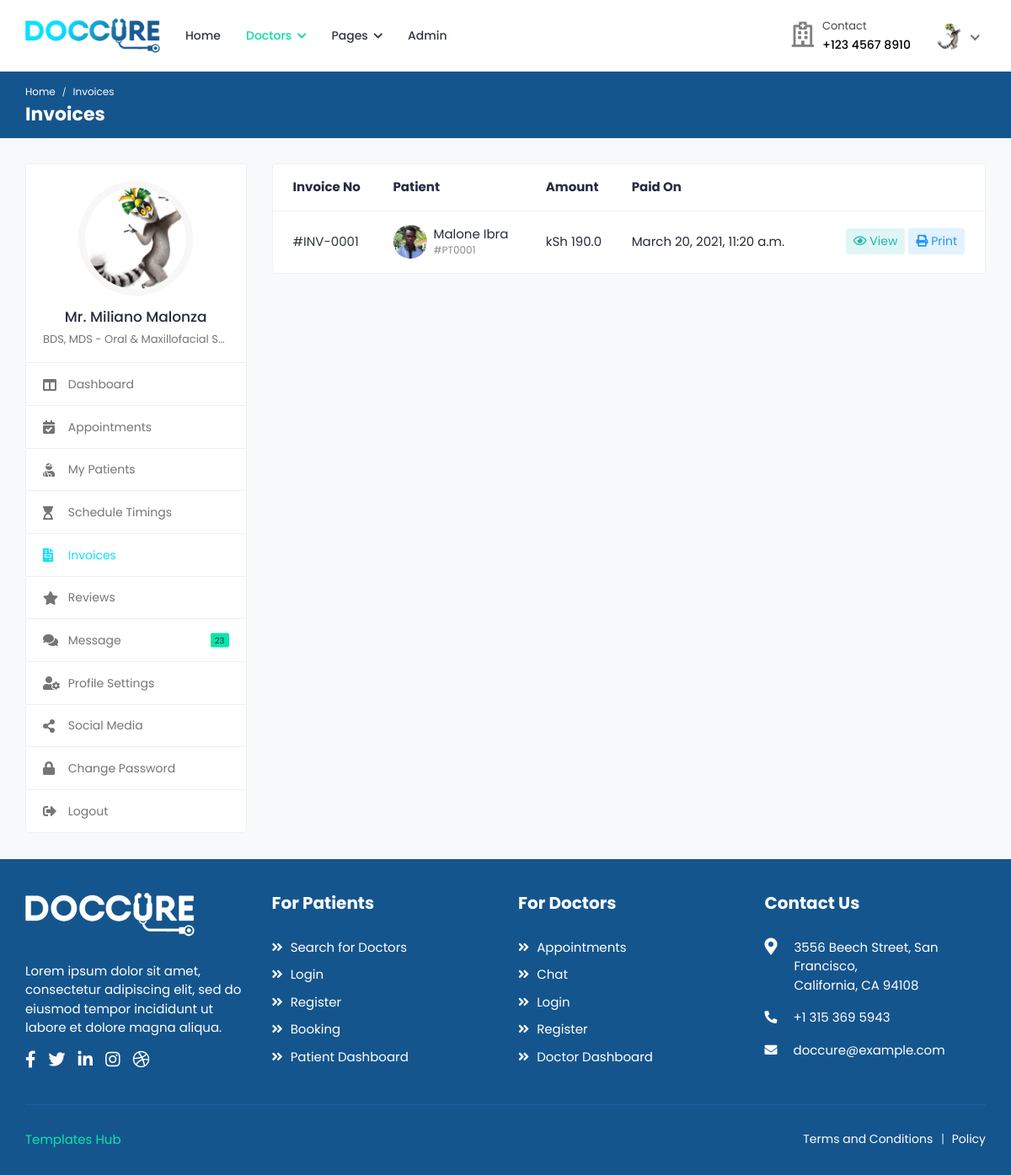
The app's page /doctors/invoices/ (signed in) with its own data.
### doctors/models.py (models this page shows, shortened)
class Doctor(models.Model):
	user = models.OneToOneField(User, on_delete=models.CASCADE)
	image = models.ImageField('Profile Image', upload_to='Image/Doctors',
		max_length=500, default='dummy.png')
	first_name = models.CharField('First Name', max_length=50)
	second_name =  models.CharField('Second Name', max_length=50)
	title = models.CharField('Title', max_length=200, default='Dr.')
	phone_no = models.CharField('Phone Number', max_length=50)
	email = models.EmailField('Email', max_length=250)
	gender = models.CharField('Gender', max_length=10)
	d_o_b = models.DateField('Date of Birth', blank=True)
	biography = models.CharField('Biography', max_length=1000, blank=True)
	address_line1 = models.CharField('Address Line 1', max_length=200, blank=True)
	address_line2 = models.CharField('Address Line 2', max_length=200, blank=True)
	country = models.CharField('Country', max_length=100, blank=True)
	county = models.CharField('County', max_length=100, blank=True)
	town = models.CharField('Town', max_length=100, blank=True)
	pricing =  models.FloatField('Amount', default=0.00)
	services = models.CharField('Services', max_length=1000, blank=True)
	specialization = models.CharField('Specialization', max_length=1000, blank=True)
	clinic = models.CharField('Clinic', max_length=100, blank=True)
	clinic_address = models.CharField('Clinic Address', max_length=100, blank=True)
	speciality = models.OneToOneField(Speciality, on_delete=models.CASCADE)
	''' user, image, first_name, second_name, title, phone_no, email, gender, d_o_b, biography,
	address_line1, address_line2, country, county, town, pricing, services, specialization, clinic,
	clinic_address, speciality'''

### patients/models.py (models this page shows)
class Invoice(models.Model):
	patient = models.ForeignKey(Patient, on_delete=models.CASCADE)
	doctor = models.ForeignKey(Doctor, on_delete=models.CASCADE)
	total_amount = models.FloatField('Total Amount', default=0.00)
	date_paid = models.DateTimeField('Paid On', auto_now_add=True)

class Patient(models.Model):
	user = models.OneToOneField(User, on_delete=models.CASCADE)
	image = models.ImageField('Profile Image', upload_to='Image/Patient/Profile/',
		max_length=500, default='dummy.png')
	first_name = models.CharField('First Name', max_length=50)
	second_name = models.CharField('Second Name', max_length=50)
	d_o_b = models.DateField('Date Of Birth')
	gender = models.CharField('Gender', max_length=10)
	email = models.CharField('Email', max_length=50)
	phone_no = models.CharField('Phone Number', max_length=20)
	blood_group = models.CharField('Blood Group', max_length=5)
	country = models.CharField('Country', max_length=50)
	county = models.CharField('County', max_length=50)
	town = models.CharField('Town', max_length=50)
	street_lane = models.CharField('Street/Lane', max_length=50)
	def __str__(self):
		return self.first_name +' '+self.second_name

### doctors/views.py (the view)
# urls.py: path('invoices/', views.invoices, name='invoices'),
@login_required(login_url='/login/')
@user_passes_test(check_doctor, login_url='/login/')
@user_passes_test(check_settings, login_url='/doctors/profile-settings/')
def invoices(request):
	doctor = Doctor.objects.get(user=request.user.id)
	invoices = Invoice.objects.filter(doctor=doctor.id)
	return render(request, 'doctors/invoices.html', {'profile': doctor, 'invoices': invoices})

### doctors/views.py (called while the page is built)
def check_doctor(user):
	group = user.groups.get()
	return group.name=='doctors_group'

def check_settings(user):
	profile = Doctor.objects.filter(user=user.id)
	return profile.count()>=1

### doctors/templates/doctors/invoices.html (shortened to what this page needs)
{% extends "doctors/base.html" %}
{% load static %}
{% block breadcrumb %}Invoices{% endblock %}
{% block breadcrumb1 %}Invoices{% endblock %}
{% block sidenav %}
	<ul>
		<li>
			<a href="{% url 'doctor-dashboard' %}">
				<i class="fas fa-columns"></i>
				<span>Dashboard</span>
			</a>
		</li>
		<li>
			<a href="{% url 'appointments' %}">
				<i class="fas fa-calendar-check"></i>
				<span>Appointments</span>
			</a>
		</li>
		<li>
			<a href="{% url 'my-patients' %}">
				<i class="fas fa-user-injured"></i>
				<span>My Patients</span>
			</a>
		</li>
		<li>
			<a href="{% url 'schedule-timings' %}">
				<i class="fas fa-hourglass-start"></i>
				<span>Schedule Timings</span>
			</a>
		</li>
		<li class="active">
			<a href="{% url 'invoices' %}">
				<i class="fas fa-file-invoice"></i>
				<span>Invoices</span>
			</a>
		</li>
		<li>
			<a href="{% url 'reviews' %}">
				<i class="fas fa-star"></i>
				<span>Reviews</span>
			</a>
		</li>
		<li>
			<a href="{% url 'chat-doctor' %}">
				<i class="fas fa-comments"></i>
				<span>Message</span>
				<small class="unread-msg">23</small>
			</a>
		</li>
		<li>
			<a href="{% url 'doctor-profile-settings' %}">
				<i class="fas fa-user-cog"></i>
				<span>Profile Settings</span>
			</a>
		</li>
		<li>
			<a href="{% url 'social-media' %}">
				<i class="fas fa-share-alt"></i>
				<span>Social Media</span>
			</a>
		</li>
		<li>
			<a href="{% url 'doctor-change-password' %}">
				<i class="fas fa-lock"></i>
				<span>Change Password</span>
			</a>
		</li>
		<li>
			<a href="{% url 'logout' %}">
				<i class="fas fa-sign-out-alt"></i>
				<span>Logout</span>
			</a>
		</li>
	</ul>
{% endblock %}
{% block content %}
	<div class="col-md-7 col-lg-8 col-xl-9">
		<div class="card card-table">
			<div class="card-body">
				<div class="table-responsive">
					<table class="table table-hover table-center mb-0">
						<thead>
							<tr>
								<th>Invoice No</th>
								<th>Patient</th>
								<th>Amount</th>
								<th>Paid On</th>
								<th></th>
							</tr>
						</thead>
						<tbody>
						{% for invoice in invoices %}
							<tr>
								<td>
									<a href="{% url 'invoice' invoice.patient|slugify invoice.id %}">#INV-000{{invoice.id}}</a>
								</td>
								<td>
									<h2 class="table-avatar">
										<a href="{% url 'patient-profile' invoice.patient|slugify invoice.patient.id %}" class="avatar avatar-sm mr-2">
											<img class="avatar-img rounded-circle" src="{{invoice.patient.image.url}}" alt="User Image">
										</a>
										<a href="{% url 'patient-profile' invoice.patient|slugify invoice.patient.id %}">{{invoice.patient.first_name}} {{invoice.patient.second_name}} <span>#PT000{{invoice.id}}</span></a>
									</h2>
								</td>
								<td>kSh {{invoice.total_amount}}</td>
								<td>{{invoice.date_paid}}</td>
								<td class="text-right">
									<div class="table-action">
										<a href="{% url 'invoice' invoice.patient|slugify invoice.id %}" class="btn btn-sm bg-info-light">
											<i class="far fa-eye"></i> View
										</a>
										<a href="javascript:void(0);" class="btn btn-sm bg-primary-light">
											<i class="fas fa-print"></i> Print
										</a>
									</div>
								</td>
							</tr>
						{% endfor %}
						</tbody>
					</table>
				</div>
			</div>
		</div>
	</div>
{% endblock %}

### doctors/templates/doctors/base.html (shortened to what this page needs)
<!DOCTYPE html>
<html lang="en">
<head>
		{% load static %}
		<link rel="stylesheet" href="{% static 'cas/css/bootstrap.min.css' %}">
		<link rel="stylesheet" href="{% static 'cas/plugins/fontawesome/css/fontawesome.min.css' %}">
		<link rel="stylesheet" href="{% static 'cas/plugins/fontawesome/css/all.min.css' %}">
		<link rel="stylesheet" href="{% static 'cas/css/style.css' %}">
	</head>
	<body>
		<div class="main-wrapper">
			<header class="header">
				<nav class="navbar navbar-expand-lg header-nav">
					<div class="navbar-header">
						<a href="index-2.html" class="navbar-brand logo">
							<img src="{% static 'cas/img/logo.png' %}" class="img-fluid" alt="Logo">
						</a>
					</div>
					<div class="main-menu-wrapper">
						<ul class="main-nav">
							<li>
								<a href="index-2.html">Home</a>
							</li>
							<li class="has-submenu active">
								<a href="#">Doctors <i class="fas fa-chevron-down"></i></a>
							</li>
							<li class="has-submenu">
								<a href="#">Pages <i class="fas fa-chevron-down"></i></a>
							</li>
							<li>
								<a href="admin/index.html" target="_blank">Admin</a>
							</li>
						</ul>
					</div>
					<ul class="nav header-navbar-rht">
						<li class="nav-item contact-item">
							<div class="header-contact-img">
								<i class="far fa-hospital"></i>
							</div>
							<div class="header-contact-detail">
								<p class="contact-header">Contact</p>
								<p class="contact-info-header"> +123 4567 8910</p>
							</div>
						</li>
						<li class="nav-item dropdown has-arrow logged-item">
							<a href="#" class="dropdown-toggle nav-link" data-toggle="dropdown">
								<span class="user-img">
									<img class="rounded-circle" src="{{profile.image.url}}" width="31" alt="{{user.first_name}} {{user.last_name}}">
								</span>
							</a>
						</li>
					</ul>
				</nav>
			</header>
			<div class="breadcrumb-bar">
				<div class="container-fluid">
					<div class="row align-items-center">
						<div class="col-md-12 col-12">
							<nav aria-label="breadcrumb" class="page-breadcrumb">
								<ol class="breadcrumb">
									<li class="breadcrumb-item"><a href="{% url 'index' %}">Home</a></li>
									<li class="breadcrumb-item active" aria-current="page">{% block breadcrumb %}{% endblock %}</li>
								</ol>
							</nav>
							<h2 class="breadcrumb-title">{% block breadcrumb1 %} {% endblock %}</h2>
						</div>
					</div>
				</div>
			</div>
			<div class="content">
				<div class="container-fluid">
					<div class="row">
						<div class="col-md-5 col-lg-4 col-xl-3 theiaStickySidebar">
							<div class="profile-sidebar">
								<div class="widget-profile pro-widget-content">
									<div class="profile-info-widget">
										<a href="#" class="booking-doc-img">
											<img src="{{profile.image.url}}" alt="User Image">
										</a>
										<div class="profile-det-info">
											<h3>{{profile.title}} {{user.first_name}} {{user.last_name}}</h3>
											<div class="patient-details">
												<h5 class="mb-0">BDS, MDS - Oral & Maxillofacial Surgery</h5>
											</div>
										</div>
									</div>
								</div>
								<div class="dashboard-widget">
									<nav class="dashboard-menu">
										{% block sidenav %}
										{% endblock %}
									</nav>
								</div>
							</div>
						</div>
						{% block content %}
						{% endblock %}
					</div>
				</div>
			</div>
			<footer class="footer">
				<div class="footer-top">
					<div class="container-fluid">
						<div class="row">
							<div class="col-lg-3 col-md-6">
								<div class="footer-widget footer-about">
									<div class="footer-logo">
										<img src="{% static 'cas/img/footer-logo.png' %}" alt="logo">
									</div>
									<div class="footer-about-content">
										<p>Lorem ipsum dolor sit amet, consectetur adipiscing elit, sed do eiusmod tempor incididunt ut labore et dolore magna aliqua. </p>
										<div class="social-icon">
											<ul>
												<li>
													<a href="#" target="_blank"><i class="fab fa-facebook-f"></i> </a>
												</li>
												<li>
													<a href="#" target="_blank"><i class="fab fa-twitter"></i> </a>
												</li>
												<li>
													<a href="#" target="_blank"><i class="fab fa-linkedin-in"></i></a>
												</li>
												<li>
													<a href="#" target="_blank"><i class="fab fa-instagram"></i></a>
												</li>
												<li>
													<a href="#" target="_blank"><i class="fab fa-dribbble"></i> </a>
												</li>
											</ul>
										</div>
									</div>
								</div>
							</div>
							<div class="col-lg-3 col-md-6">
								<div class="footer-widget footer-menu">
									<h2 class="footer-title">For Patients</h2>
									<ul>
										<li><a href="search.html"><i class="fas fa-angle-double-right"></i> Search for Doctors</a></li>
										<li><a href="login.html"><i class="fas fa-angle-double-right"></i> Login</a></li>
										<li><a href="register.html"><i class="fas fa-angle-double-right"></i> Register</a></li>
										<li><a href="booking.html"><i class="fas fa-angle-double-right"></i> Booking</a></li>
										<li><a href="patient-dashboard.html"><i class="fas fa-angle-double-right"></i> Patient Dashboard</a></li>
									</ul>
								</div>
							</div>
							<div class="col-lg-3 col-md-6">
								<div class="footer-widget footer-menu">
									<h2 class="footer-title">For Doctors</h2>
									<ul>
										<li><a href="appointments.html"><i class="fas fa-angle-double-right"></i> Appointments</a></li>
										<li><a href="chat.html"><i class="fas fa-angle-double-right"></i> Chat</a></li>
										<li><a href="login.html"><i class="fas fa-angle-double-right"></i> Login</a></li>
										<li><a href="doctor-register.html"><i class="fas fa-angle-double-right"></i> Register</a></li>
										<li><a href="doctor-dashboard.html"><i class="fas fa-angle-double-right"></i> Doctor Dashboard</a></li>
									</ul>
								</div>
							</div>
							<div class="col-lg-3 col-md-6">
								<div class="footer-widget footer-contact">
									<h2 class="footer-title">Contact Us</h2>
									<div class="footer-contact-info">
										<div class="footer-address">
											<span><i class="fas fa-map-marker-alt"></i></span>
											<p> 3556  Beech Street, San Francisco,<br> California, CA 94108 </p>
										</div>
										<p>
											<i class="fas fa-phone-alt"></i>
											+1 315 369 5943
										</p>
										<p class="mb-0">
											<i class="fas fa-envelope"></i>
											doccure@example.com
										</p>
									</div>
								</div>
							</div>
						</div>
					</div>
				</div>
                <div class="footer-bottom">
					<div class="container-fluid">
						<div class="copyright">
							<div class="row">
								<div class="col-md-6 col-lg-6">
									<div class="copyright-text">
										<p class="mb-0"><a href="templateshub.net">Templates Hub</a></p>
									</div>
								</div>
								<div class="col-md-6 col-lg-6">
									<div class="copyright-menu">
										<ul class="policy-menu">
											<li><a href="term-condition.html">Terms and Conditions</a></li>
											<li><a href="privacy-policy.html">Policy</a></li>
										</ul>
									</div>
								</div>
							</div>
						</div>
					</div>
				</div>
			</footer>
		</div>
	</body>
</html>

### records on screen
Doctor: image (picture), title "Mr."
Invoice: id "1", patient.image (picture), patient.first_name "Malone", patient.second_name "Ibra", total_amount "190.0", date_paid "March 20, 2021, 11:20 a.m."

### other values on screen
{{ user.first_name }} "Miliano"
{{ user.last_name }} "Malonza"
